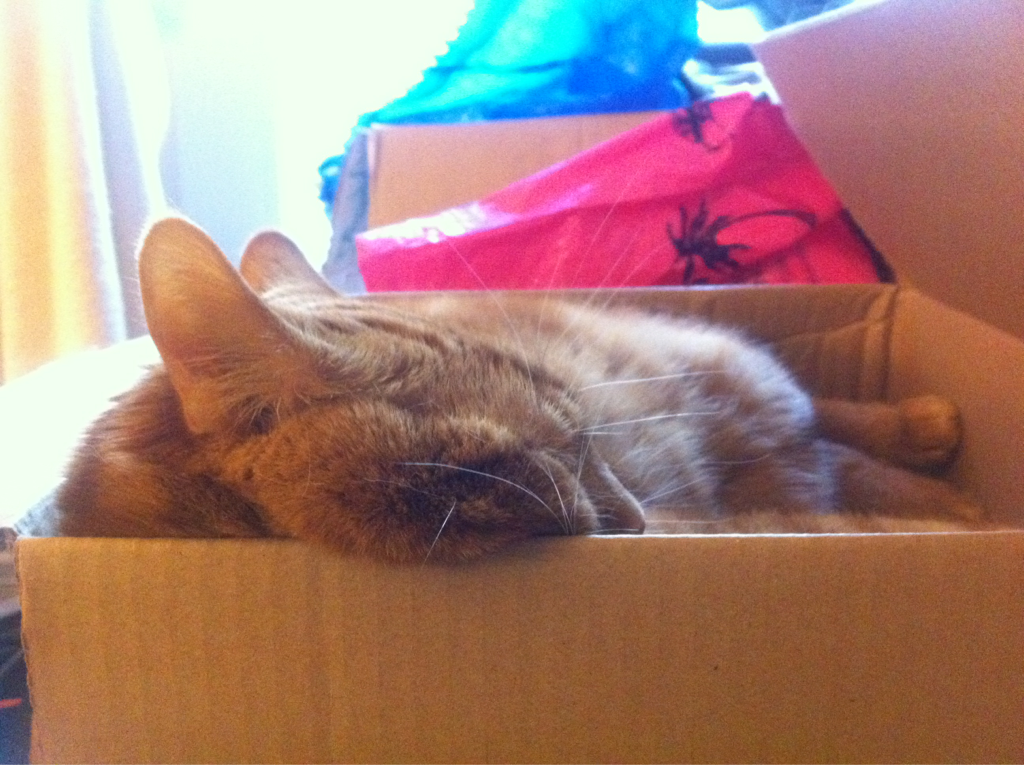
#> input picture AsciiCat/cat.png, 1024 x 765 px
$ python ascii_art.py   (Python 2 division)
#> lines starting #> are read from the running program, lines starting #| are printed output that depends on the picture
"""
http://effbot.org/imagingbook/image.htm
http://www.textfiles.com/art/
http://www.tutorialspoint.com/python/python_files_io.htm
"""

from PIL import Image
import os
import sys


"""
The ascii character set we use to replace pixels.
The grayscale pixel values are 0-255.
0 - 25 = '#' (darkest character)
250-255 = '.' (lightest character)
"""
ascii_chars = [ '#', 'A', '@', '%', 'S', '+', '<', '*', ':', ',', '.']


def image_to_ascii(image):
    image_as_ascii = []
    all_pixels = list(image.getdata())

    for pixel_value in all_pixels:
        index = pixel_value / 25 # 0 - 10
        image_as_ascii.append(ascii_chars[index])
    return image_as_ascii

if __name__=="__main__":
    img = Image.open("cat.png")
#> img is the input picture: PIL image 1024x765 RGBA; mean R, G, B, A 164.3, 127.2, 119.1, 254.9
    width, heigth = img.size
#> width = 1024; heigth = 765
    new_width = 80
    new_heigth = int((heigth * new_width) / width)
#> new_heigth = 59
    new_image = img.resize((new_width, new_heigth))
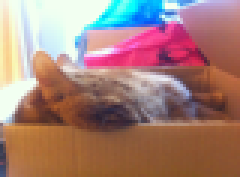
#> new_image: PIL image 80x59 RGBA (shown 3 times larger); mean R, G, B, A 164.3, 127.1, 119.1, 255; transparent parts drawn white
    new_image = new_image.convert("L") # convert to grayscale
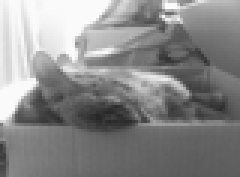
#> new_image: PIL image 80x59 L (shown 3 times larger); min 38, max 253, mean 137.3

    # now that we have a grayscale image with some fixed width we have to convert every pixel
    # to the appropriate ascii character from "ascii_chars"
    img_as_ascii = image_to_ascii(new_image)
#> in image_to_ascii, `all_pixels = list(image.getdata())`: all_pixels = 4720 values, max 253 at index 215, min 38 at index 3072, mean 137.3
#> the loop in image_to_ascii, `for pixel_value in all_pixels:` made 4720 passes
#> (pixel_value, index) on passes 1 to 3: (244, 9), (241, 9), (245, 9)
#> after the loop in image_to_ascii, `for pixel_value in all_pixels:`: image_as_ascii = 4720 items, first 6: ',', ',', ',', ',', '.', '.'
#> img_as_ascii = 4720 items, first 6: ',', ',', ',', ',', '.', '.'
    # print img_as_ascii
    # sys.exit()
    img_as_ascii = ''.join(ch for ch in img_as_ascii)
    for c in range(0, len(img_as_ascii), new_width):
        print img_as_ascii[c:c+new_width]
#> this loop made 59 passes
#> c on passes 2 to 13: 80, 160, 240, 320, 400, 480, 560, 640, 720, 800, 880, 960
#> (printed output is left out)

$ run again, with AsciiCat/1455208995.19.png copied over AsciiCat/cat.png
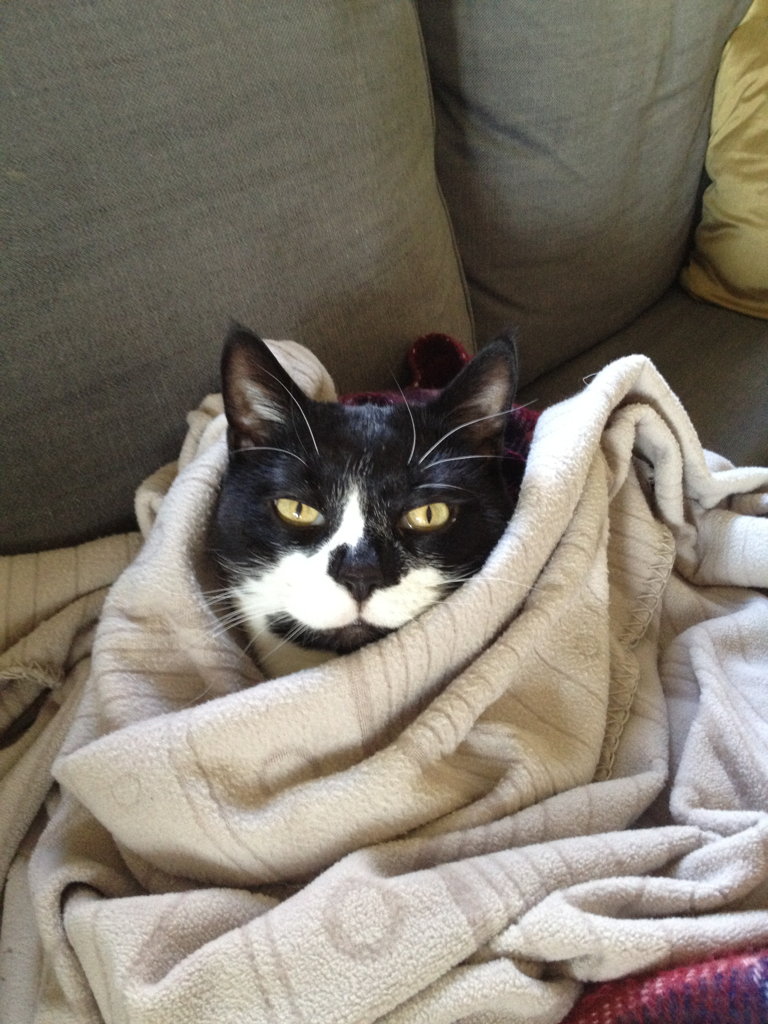
#> input picture AsciiCat/1455208995.19.png, 768 x 1024 px
#> img is the input picture: PIL image 768x1024 RGBA; mean R, G, B, A 128.1, 120.5, 109.1, 255
#> `new_image = img.resize((new_width, new_heigth))`:
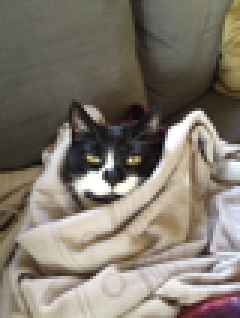
#> new_image: PIL image 80x106 RGBA (shown 3 times larger); mean R, G, B, A 128, 120.5, 109.1, 255
#> `new_image = new_image.convert("L")`:
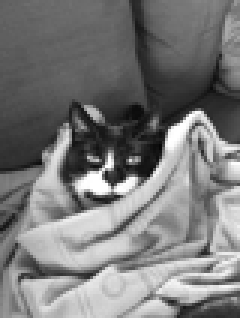
#> new_image: PIL image 80x106 L (shown 3 times larger); min 5, max 255, mean 121.5
#> all_pixels = 8480 values, max 255 at index 3103, min 5 at index 3893, mean 121.5
#> the loop in image_to_ascii, `for pixel_value in all_pixels:` made 8480 passes
#> (pixel_value, index) on passes 1 to 3: (95, 3), (96, 3), (98, 3)
#> after the loop in image_to_ascii, `for pixel_value in all_pixels:`: image_as_ascii = 8480 items, first 6: '%', '%', '%', '%', '%', '%'
#> the loop `for c in range(0, len(img_as_ascii), new_width):` made 106 passes
#> c on passes 2 to 9: 80, 160, 240, 320, 400, 480, 560, 640
#> (printed output is left out)

$ run again, with AsciiCat/1455209126.png copied over AsciiCat/cat.png
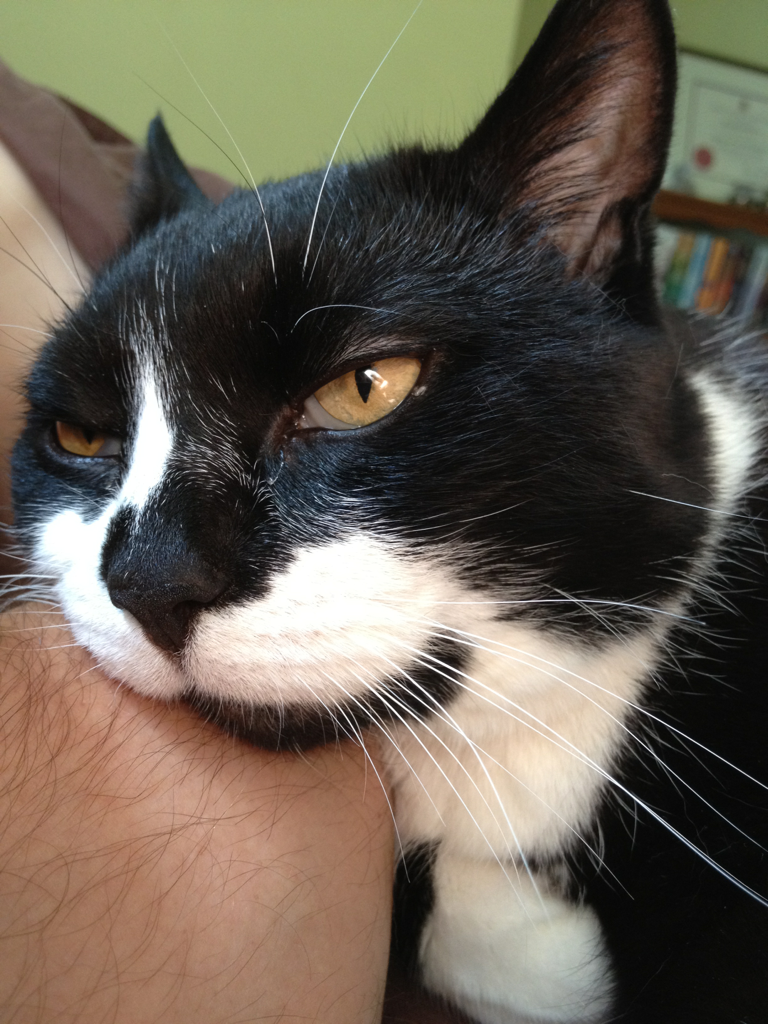
#> input picture AsciiCat/1455209126.png, 768 x 1024 px
#> img is the input picture: PIL image 768x1024 RGBA; mean R, G, B, A 104.6, 95.8, 83.3, 255
#> `new_image = img.resize((new_width, new_heigth))`:
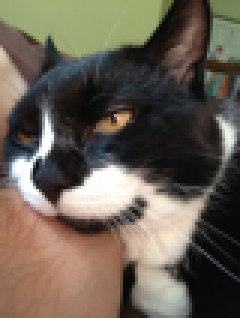
#> new_image: PIL image 80x106 RGBA (shown 3 times larger); mean R, G, B, A 104.6, 95.8, 83.3, 255
#> `new_image = new_image.convert("L")`:
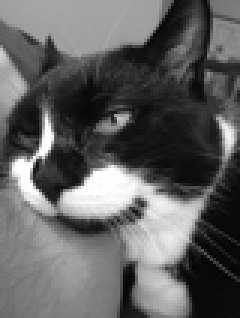
#> new_image: PIL image 80x106 L (shown 3 times larger); min 5, max 255, mean 97
#> all_pixels = 8480 values, max 255 at index 3375, min 5 at index 6790, mean 97.05
#> the loop in image_to_ascii, `for pixel_value in all_pixels:` made 8480 passes
#> (pixel_value, index) on passes 1 to 3: (159, 6), (159, 6), (160, 6)
#> after the loop in image_to_ascii, `for pixel_value in all_pixels:`: image_as_ascii = 8480 items, first 6: '<', '<', '<', '<', '<', '<'
#> the loop `for c in range(0, len(img_as_ascii), new_width):` made 106 passes
#> c on passes 2 to 9: 80, 160, 240, 320, 400, 480, 560, 640
#> (printed output is left out)

$ run again, with AsciiCat/1455209327.png copied over AsciiCat/cat.png
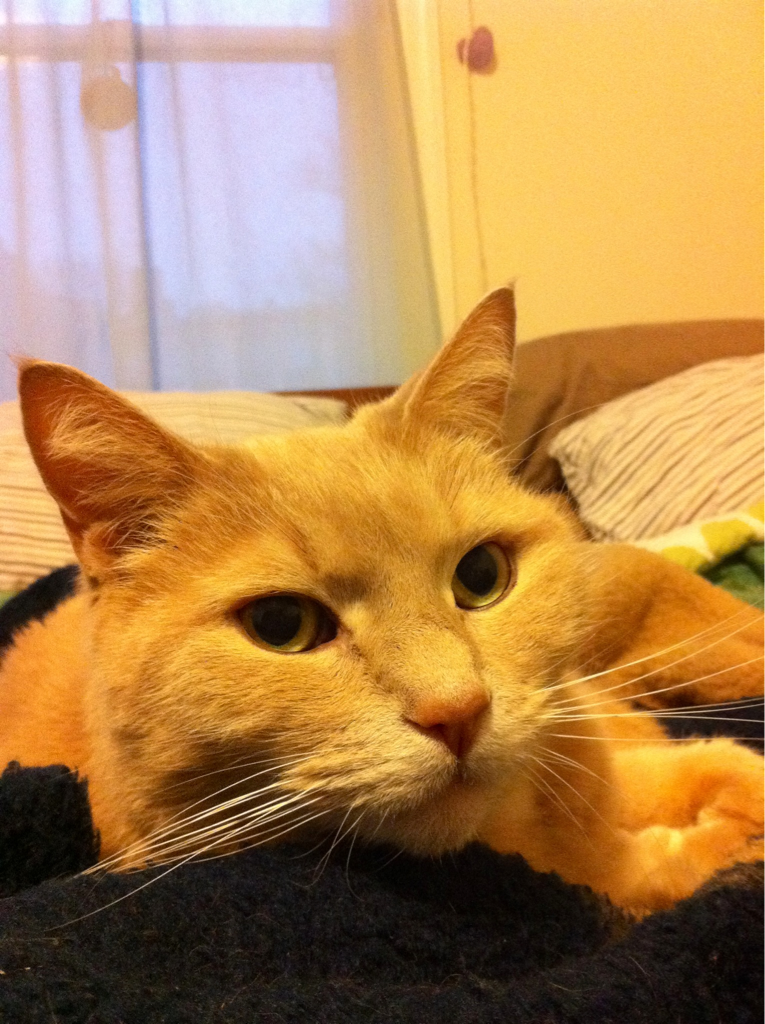
#> input picture AsciiCat/1455209327.png, 765 x 1024 px
#> img is the input picture: PIL image 765x1024 RGBA; mean R, G, B, A 176.8, 134.4, 81.4, 254.8
#> `new_image = img.resize((new_width, new_heigth))`:
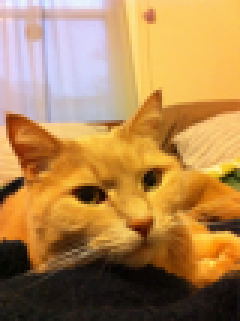
#> new_image: PIL image 80x107 RGBA (shown 3 times larger); mean R, G, B, A 176.8, 134.4, 81.4, 254.9; transparent parts drawn white
#> `new_image = new_image.convert("L")`:
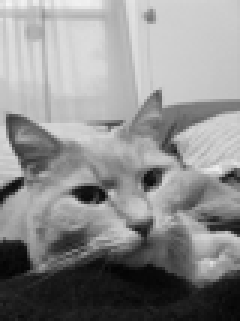
#> new_image: PIL image 80x107 L (shown 3 times larger); min 4, max 245, mean 141
#> all_pixels = 8560 values, max 245 at index 82, min 4 at index 6961, mean 141
#> the loop in image_to_ascii, `for pixel_value in all_pixels:` made 8560 passes
#> (pixel_value, index) on passes 1 to 3: (220, 8), (224, 8), (240, 9)
#> after the loop in image_to_ascii, `for pixel_value in all_pixels:`: image_as_ascii = 8560 items, first 6: ':', ':', ',', ',', ',', ','
#> the loop `for c in range(0, len(img_as_ascii), new_width):` made 107 passes
#> c on passes 2 to 9: 80, 160, 240, 320, 400, 480, 560, 640
#> (printed output is left out)
